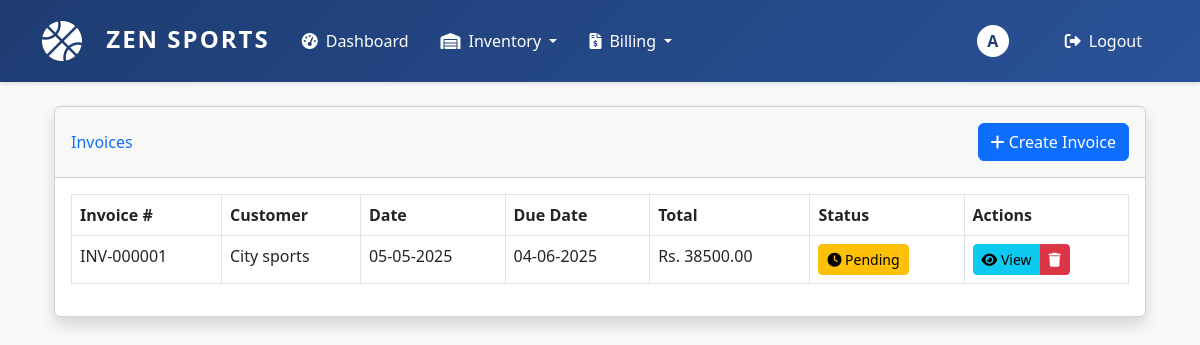
/billing/ (signed in), run on the app's committed database.
### billing/models.py (models this page shows, shortened)
class Invoice(models.Model):
    PAYMENT_STATUS_CHOICES = [
        ('PENDING', 'Pending'),
        ('PAID', 'Paid'),
        ('CANCELLED', 'Cancelled'),
    ]
    customer = models.ForeignKey(Customer, on_delete=models.PROTECT, related_name='invoices')
    invoice_number = models.CharField(max_length=50, unique=True)
    invoice_date = models.DateField()
    payment_status = models.CharField(max_length=20, choices=PAYMENT_STATUS_CHOICES, default='PENDING')
    subtotal = models.DecimalField(max_digits=10, decimal_places=2)
    tax = models.DecimalField(max_digits=10, decimal_places=2)
    discount = models.DecimalField(max_digits=10, decimal_places=2, default=0)
    total = models.DecimalField(max_digits=10, decimal_places=2)
    notes = models.TextField(blank=True)
    created_at = models.DateTimeField(auto_now_add=True)
    updated_at = models.DateTimeField(auto_now=True)
    @property
    def due_date(self):
        return self.invoice_date + timedelta(days=30)

### customers/models.py (models this page shows, shortened)
class Customer(models.Model):
    name = models.CharField(max_length=200)
    email = models.EmailField(unique=True)
    phone = models.CharField(max_length=20)
    address = models.TextField()
    created_at = models.DateTimeField(auto_now_add=True)
    updated_at = models.DateTimeField(auto_now=True)

### billing/views.py (the view)
# urls.py: path('', views.invoice_list, name='invoice_list'),
@login_required
def invoice_list(request):
    invoices = Invoice.objects.all().order_by('-invoice_date')
    return render(request, 'billing/invoice_list.html', {'invoices': invoices})

### templates/billing/invoice_list.html (shortened to what this page needs)
{% extends 'base.html' %}
{% load static %}
{% block content %}
<div class="container-fluid">
    <div class="card shadow mb-4">
        <div class="card-header py-3 d-flex justify-content-between align-items-center">
            <h6 class="m-0 font-weight-bold text-primary">Invoices</h6>
            <a href="{% url 'billing:create_invoice' %}" class="btn btn-primary">
                <i class="fas fa-plus"></i> Create Invoice
            </a>
        </div>
        <div class="card-body">
            <div class="table-responsive">
                <table class="table table-bordered" id="dataTable" width="100%" cellspacing="0">
                    <thead>
                        <tr>
                            <th>Invoice #</th>
                            <th>Customer</th>
                            <th>Date</th>
                            <th>Due Date</th>
                            <th>Total</th>
                            <th>Status</th>
                            <th>Actions</th>
                        </tr>
                    </thead>
                    <tbody>
                        {% for invoice in invoices %}
                        <tr>
                            <td>INV-{{ invoice.invoice_number }}</td>
                            <td>{{ invoice.customer.name }}</td>
                            <td>{{ invoice.invoice_date|date:"d-m-Y" }}</td>
                            <td>{{ invoice.due_date|date:"d-m-Y" }}</td>
                            <td>Rs. {{ invoice.total|floatformat:2 }}</td>
                            <td>
                                <button class="btn btn-sm status-btn {% if invoice.payment_status == 'PAID' %}btn-success{% else %}btn-warning{% endif %}"
                                        data-invoice-id="{{ invoice.id }}"
                                        data-current-status="{{ invoice.payment_status|lower }}">
                                    <i class="fas {% if invoice.payment_status == 'PAID' %}fa-check-circle{% else %}fa-clock{% endif %}"></i>
                                    {{ invoice.get_payment_status_display }}
                                </button>
                            </td>
                            <td>
                                <div class="btn-group">
                                    <button type="button"
                                            class="btn btn-sm btn-info"
                                            data-url="{% url 'billing:generate_pdf' invoice.id %}?format=html"
                                            onclick="viewInvoice(this.getAttribute('data-url'))">
                                        <i class="fas fa-eye"></i> View
                                    </button>
                                    <button type="button"
                                            class="btn btn-sm btn-danger"
                                            data-invoice-id="{{ invoice.id }}"
                                            onclick="confirmDelete(this.getAttribute('data-invoice-id'))">
                                        <i class="fas fa-trash"></i>
                                    </button>
                                </div>
                            </td>
                        </tr>
                        {% endfor %}
                    </tbody>
                </table>
            </div>
        </div>
    </div>
</div>
{% endblock %}

### templates/base.html (shortened to what this page needs)
<!DOCTYPE html>
{% load static %}
<html lang="en">
<head>
    <link href="https://cdn.jsdelivr.net/npm/bootstrap@5.3.0/dist/css/bootstrap.min.css" rel="stylesheet">
    <link href="https://cdnjs.cloudflare.com/ajax/libs/font-awesome/6.0.0/css/all.min.css" rel="stylesheet">
    <link rel="stylesheet" href="https://cdn.datatables.net/1.13.6/css/jquery.dataTables.min.css">
</head>
<body>
    <nav class="navbar navbar-expand-lg">
        <div class="container">
            <a class="navbar-brand" href="{% if user.is_authenticated %}{% url 'dashboard' %}{% else %}#{% endif %}">
                <i class="fas fa-basketball-ball" style="font-size:2.5rem; color:white; vertical-align:middle;"></i>
                <span style="font-weight:bold; font-size:1.5rem; color:white; margin-left:10px; letter-spacing:2px;">ZEN SPORTS</span>
            </a>
            {% if user.is_authenticated %}
            <div class="collapse navbar-collapse" id="navbarNav">
                <ul class="navbar-nav me-auto">
                    <li class="nav-item">
                        <a class="nav-link {% if request.resolver_match.url_name == 'dashboard' %}active{% endif %}" href="{% url 'dashboard' %}">
                            <i class="fas fa-tachometer-alt"></i>Dashboard
                        </a>
                    </li>
                    <li class="nav-item dropdown">
                        <a class="nav-link dropdown-toggle" href="#" id="inventoryDropdown" role="button" data-bs-toggle="dropdown">
                            <i class="fas fa-warehouse"></i>Inventory
                        </a>
                    </li>
                    <li class="nav-item dropdown">
                        <a class="nav-link dropdown-toggle" href="#" id="billingDropdown" role="button" data-bs-toggle="dropdown">
                            <i class="fas fa-file-invoice-dollar"></i>Billing
                        </a>
                    </li>
                </ul>
                <div class="user-menu">
                    <a href="{% url 'users:profile' %}" class="nav-link p-0">
                        <span class="user-avatar">{{ request.user.username|first|upper }}</span>
                    </a>
                    <a class="nav-link" href="{% url 'logout' %}">
                        <i class="fas fa-sign-out-alt"></i>Logout
                    </a>
                </div>
            </div>
            {% endif %}
        </div>
    </nav>
    <div class="container mt-4">
        {% block content %}{% endblock %}
    </div>
</body>
</html>

### templates/base.html (style rules this page uses)
:root { --primary-color: #1e3c72; --secondary-color: #2a5298; }
body { background-color: #f8f9fa; }
.navbar { background: linear-gradient(135deg, var(--primary-color) 0%, var(--secondary-color) 100%); padding: 1rem 0; box-shadow: 0 2px 4px rgba(0, 0, 0, 0.1); }
.navbar-brand { color: white !important; font-weight: bold; font-size: 1.5rem; }
.navbar-brand i { margin-right: 0.5rem; }
.nav-link { color: #fff !important; padding: 0.5rem 1rem !important; border-radius: 5px; transition: all 0.3s ease; }
.nav-link i { margin-right: 0.5rem; }
.user-menu { display: flex; align-items: center; gap: 1rem; }
.user-menu .nav-link { display: flex; align-items: center; }
.user-avatar { width: 32px; height: 32px; border-radius: 50%; background-color: white; display: flex; align-items: center; justify-content: center; color: var(--primary-color); font-weight: bold; margin-right: 0.5rem; transition: all 0.3s ease; cursor: pointer; }

### data on the page
Invoice: invoice_number "000001", customer.name "City sports", invoice_date "05-05-2025", due_date "04-06-2025", total "38500.00", payment_status "Pending"

### other printed values
{{ request.user.username|first|upper }} "A"
